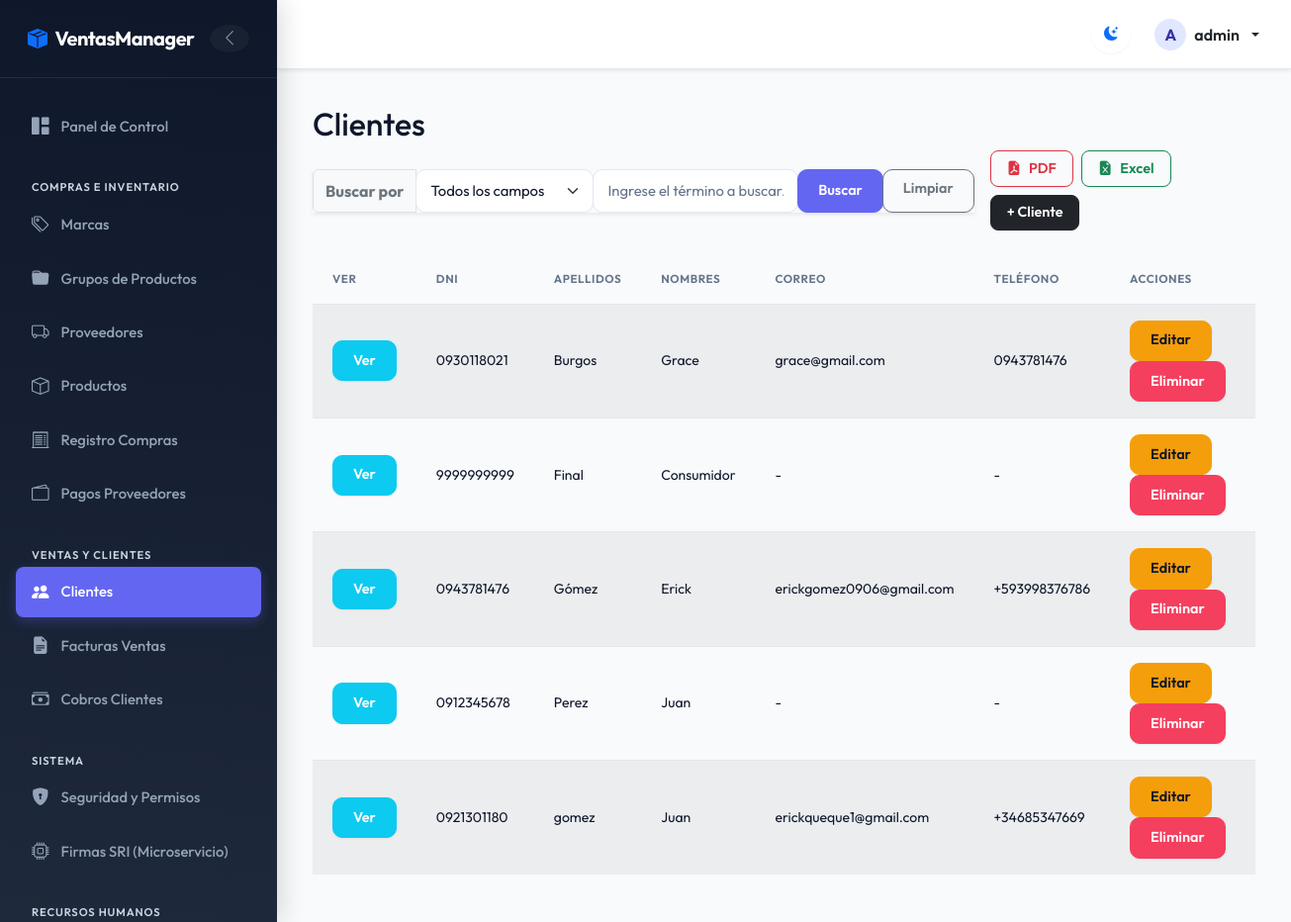
The page /customers/ (signed in) on the database its author committed.
### billing/models.py (models this page shows, shortened)
class Customer(models.Model):
    dni = models.CharField(max_length=13, unique=True, verbose_name='DNI/RUC', validators=[validate_cedula_ec])
    first_name = models.CharField(max_length=100)
    last_name = models.CharField(max_length=100)
    email = models.EmailField(blank=True, null=True)
    phone = models.CharField(max_length=20, blank=True, null=True)
    address = models.TextField(blank=True, null=True)
    is_active = models.BooleanField(default=True)
    created_at = models.DateTimeField(auto_now_add=True)
    updated_at = models.DateTimeField(auto_now=True)
    class Meta:
        ordering = ['last_name', 'first_name']
        permissions = [
            ("download_customer_pdf", "Can download Customer PDF report"),
            ("download_customer_excel", "Can download Customer Excel report"),
            ("detail_customer", "Can view Customer detail modal"),
        ]
    @property
    def full_name(self): return f'{self.first_name} {self.last_name}'

### billing/views.py (the view, shortened to what this page needs)
# urls.py: path('customers/', views.CustomerListView.as_view(), name='customer_list'),
class CustomerListView(LoginRequiredMixin, PermissionRequiredMixin, ListView):
    permission_required = 'billing.view_customer'
    model = Customer
    template_name = 'billing/customer_list.html'
    context_object_name = 'items'
    paginate_by = 10
    def get_queryset(self):
        queryset = super().get_queryset()
        search_field = self.request.GET.get('search_field', 'all').strip()
        search_value = self.request.GET.get('search_value', '').strip()
        return queryset
    def get_context_data(self, **kwargs):
        context = super().get_context_data(**kwargs)
        context['search_field'] = self.request.GET.get('search_field', 'all').strip()
        context['search_value'] = self.request.GET.get('search_value', '').strip()
        return context

### billing/context_processors.py (called while the page is built)
def sri_settings(request):
    sri_url = getattr(settings, 'SRI_MICROSERVICE_URL', 'https://sri-microservice.vercel.app/firmar-y-enviar')
    base_url = sri_url.rsplit('/', 1)[0]
    return {
        'SRI_MICROSERVICE_CONFIG_URL': f"{base_url}/configurar"
    }

### security/templatetags/security_tags.py (called while the page is built)
@register.filter(name='has_group')
def has_group(user, group_name):
    if not user.is_authenticated:
        return False
    if user.is_superuser:      # el superusuario ve todo
        return True
    return user.groups.filter(name=group_name).exists()

### billing/templates/billing/customer_list.html (shortened to what this page needs)
{% extends 'billing/base.html' %}
{% block content %}
<h2>Clientes</h2>
<div class="d-flex flex-column flex-md-row justify-content-between align-items-md-center gap-3 mb-4">
  <form method="get" class="m-0 flex-grow-1" style="max-width: 700px;">
    <div class="input-group shadow-sm">
      <span class="input-group-text bg-light fw-bold text-secondary">Buscar por</span>
      <select name="search_field" id="search_field" class="form-select border-secondary-subtle" style="max-width: 180px;">
        <option value="all" {% if search_field == 'all' or not search_field %}selected{% endif %}>Todos los campos</option>
      </select>
      <input type="text" name="search_value" id="search_value" class="form-control border-secondary-subtle" placeholder="Ingrese el término a buscar..." value="{{ search_value|default:'' }}">
      <button type="submit" class="btn btn-primary">Buscar</button>
      <a href="{% url 'billing:customer_list' %}" class="btn btn-outline-secondary">Limpiar</a>
    </div>
  </form>
  <div class="d-flex align-items-center gap-2 flex-wrap ms-md-auto">
    {% if perms.billing.download_customer_pdf %}
    <a href="{% url 'billing:customer_report_pdf' %}" class="btn btn-action-pdf d-flex align-items-center gap-2 fw-semibold">
      <i class="bi bi-file-earmark-pdf-fill"></i> PDF
    </a>
    {% endif %}
    {% if perms.billing.download_customer_excel %}
    <a href="{% url 'billing:customer_report_excel' %}" class="btn btn-action-excel d-flex align-items-center gap-2 fw-semibold">
      <i class="bi bi-file-earmark-excel-fill"></i> Excel
    </a>
    {% endif %}
    {% if perms.billing.add_customer %}
    <a href="{% url 'billing:customer_create' %}" class="btn btn-action-add d-flex align-items-center gap-2 fw-semibold">
      + Cliente
    </a>
    {% endif %}
  </div>
</div>
<table class="table table-striped table-hover">
  <thead class="table-dark">
    <tr>
      <th>Ver</th>
      <th>DNI</th>
      <th>Apellidos</th>
      <th>Nombres</th>
      <th>Correo</th>
      <th>Teléfono</th>
      <th>Acciones</th>
    </tr>
  </thead>
  <tbody>
    {% for item in items %}
    <tr>
      <td>
        {% if perms.billing.detail_customer %}
        <button type="button" class="btn btn-sm btn-info text-white btn-view-customer"
                data-dni="{{ item.dni }}"
                data-name="{{ item.full_name|escape }}"
                data-email="{{ item.email|escape|default:'-' }}"
                data-phone="{{ item.phone|escape|default:'-' }}"
                data-address="{{ item.address|escape|default:'Sin dirección' }}"
                data-taxpayer="{{ item.profile.get_taxpayer_type_display|escape|default:'Consumidor Final' }}"
                data-payment="{{ item.profile.get_payment_terms_display|escape|default:'Efectivo' }}"
                data-credit="{{ item.profile.credit_limit|default:'0.00' }}"
                data-notes="{{ item.profile.notes|escape|default:'Sin observaciones' }}"
                data-active="{% if item.is_active %}Sí{% else %}No{% endif %}"
                data-created="{{ item.created_at|date:'d/m/Y H:i' }}">
          Ver
        </button>
        {% endif %}
      </td>
      <td>{{ item.dni }}</td>
      <td>{{ item.last_name }}</td>
      <td>{{ item.first_name }}</td>
      <td>{{ item.email|default:"-" }}</td>
      <td>{{ item.phone|default:"-" }}</td>
      <td>
        {% if perms.billing.change_customer %}
        <a href="{% url 'billing:customer_update' item.pk %}" class="btn btn-sm btn-warning">Editar</a>
        {% endif %}
        {% if perms.billing.delete_customer %}
        <a href="{% url 'billing:customer_delete' item.pk %}" class="btn btn-sm btn-danger">Eliminar</a>
        {% endif %}
      </td>
    </tr>
    {% empty %}
    <tr>
      <td colspan="7" class="text-center">Cliente no encontrado.</td>
    </tr>
    {% endfor %}
  </tbody>
</table>
{% endblock %}

### billing/templates/billing/base.html (shortened to what this page needs)
{% load security_tags %}
{% load static %}
<!DOCTYPE html>
<html lang="es">
<head>
  <link href="https://cdn.jsdelivr.net/npm/bootstrap@5.3.0/dist/css/bootstrap.min.css" rel="stylesheet">
  <link rel="stylesheet" href="https://cdn.jsdelivr.net/npm/bootstrap-icons@1.10.5/font/bootstrap-icons.css">
  <link rel="stylesheet" href="{% static 'css/custom.css' %}">
</head>
<body>
  <div class="app-container {% if not user.is_authenticated %}no-sidebar{% endif %}" id="appContainer">
    {% if user.is_authenticated %}
    <aside class="sidebar" id="sidebar">
      <div class="sidebar-header d-flex align-items-center justify-content-between">
        <a class="sidebar-brand d-flex align-items-center gap-2" href="{% url 'billing:home' %}">
          <i class="bi bi-box-seam-fill text-primary"></i>
          <span>VentasManager</span>
        </a>
        <button id="sidebarToggleCompact" class="btn btn-link text-white-50 p-0 border-0 d-none d-lg-flex align-items-center justify-content-center" style="width: 28px; height: 28px; border-radius: 50% !important; transition: all 0.2s;" title="Compactar menú">
          <i id="compactIcon" class="bi bi-chevron-left" style="font-size: 1.1rem;"></i>
        </button>
      </div>
      <div class="sidebar-content">
        <ul class="sidebar-menu">
            <li class="sidebar-item">
              <a href="{% url 'billing:home' %}" class="sidebar-link {% if request.resolver_match.view_name == 'billing:home' %}active{% endif %}">
                <i class="bi bi-grid-1x2-fill"></i> <span>Panel de Control</span>
              </a>
            </li>
            {% if user|has_group:'Compras' or user|has_group:'Administrador' or user|has_group:'Gerente' %}
            <li class="sidebar-category">Compras e Inventario</li>
            <li class="sidebar-item">
              <a href="{% url 'billing:brand_list' %}" class="sidebar-link {% if 'brand' in request.path %}active{% endif %}">
                <i class="bi bi-tags"></i> <span>Marcas</span>
              </a>
            </li>
            <li class="sidebar-item">
              <a href="{% url 'billing:productgroup_list' %}" class="sidebar-link {% if 'productgroup' in request.path %}active{% endif %}">
                <i class="bi bi-folder-fill"></i> <span>Grupos de Productos</span>
              </a>
            </li>
            <li class="sidebar-item">
              <a href="{% url 'billing:supplier_list' %}" class="sidebar-link {% if 'supplier' in request.path %}active{% endif %}">
                <i class="bi bi-truck"></i> <span>Proveedores</span>
              </a>
            </li>
            <li class="sidebar-item">
              <a href="{% url 'billing:product_list' %}" class="sidebar-link {% if 'product/' in request.path or 'product_list' in request.resolver_match.view_name %}active{% endif %}">
                <i class="bi bi-box"></i> <span>Productos</span>
              </a>
            </li>
            <li class="sidebar-item">
              <a href="{% url 'purchasing:purchase_list' %}" class="sidebar-link {% if 'purchases' in request.path %}active{% endif %}">
                <i class="bi bi-receipt-cutoff"></i> <span>Registro Compras</span>
              </a>
            </li>
            <li class="sidebar-item">
              <a href="{% url 'pagos:pagos_compras_home' %}" class="sidebar-link {% if 'cobros/compras' in request.path or 'cobros/pagar' in request.path %}active{% endif %}">
                <i class="bi bi-wallet2"></i> <span>Pagos Proveedores</span>
              </a>
            </li>
            {% endif %}
            {% if user|has_group:'Ventas' or user|has_group:'Administrador' or user|has_group:'Gerente' %}
            <li class="sidebar-category">Ventas y Clientes</li>
            <li class="sidebar-item">
              <a href="{% url 'billing:customer_list' %}" class="sidebar-link {% if 'customer' in request.path %}active{% endif %}">
                <i class="bi bi-people-fill"></i> <span>Clientes</span>
              </a>
            </li>
            <li class="sidebar-item">
              <a href="{% url 'billing:invoice_list' %}" class="sidebar-link {% if 'invoice' in request.path %}active{% endif %}">
                <i class="bi bi-file-earmark-text-fill"></i> <span>Facturas Ventas</span>
              </a>
            </li>
            <li class="sidebar-item">
              <a href="{% url 'pagos:pagos_home' %}" class="sidebar-link {% if 'cobros/' in request.path and not 'compras' in request.path and not 'pagar' in request.path %}active{% endif %}">
                <i class="bi bi-cash-stack"></i> <span>Cobros Clientes</span>
              </a>
            </li>
            {% endif %}
            {% if user|has_group:'Administrador' %}
            <li class="sidebar-category">Sistema</li>
            <li class="sidebar-item">
              <a href="{% url 'security:security_home' %}" class="sidebar-link {% if 'security' in request.path %}active{% endif %}">
                <i class="bi bi-shield-lock-fill"></i> <span>Seguridad y Permisos</span>
              </a>
            </li>
            <li class="sidebar-item">
              <a href="{{ SRI_MICROSERVICE_CONFIG_URL }}" target="_blank" class="sidebar-link">
                <i class="bi bi-cpu"></i> <span>Firmas SRI (Microservicio)</span>
              </a>
            </li>
            {% endif %}
            {% if user|has_group:'Administrador' %}
            <li class="sidebar-category">Recursos Humanos</li>
            {% endif %}
        </ul>
      </div>
    </aside>
    {% endif %}
    <div class="main-wrapper">
      <header class="topbar shadow-sm">
        <div class="topbar-actions">
          <button id="themeToggle" class="btn btn-link text-body p-2 border-0" aria-label="Cambiar tema" style="font-size: 1.25rem; display: flex; align-items: center; justify-content: center; width: 38px; height: 38px; border-radius: 50% !important; background: transparent;">
            <i id="themeToggleIcon" class="bi bi-moon-stars-fill text-primary"></i>
          </button>
          {% if user.is_authenticated %}
          <div class="dropdown">
            <a class="dropdown-toggle text-body text-decoration-none fw-semibold d-flex align-items-center gap-2" href="#" id="userMenu" data-bs-toggle="dropdown" aria-expanded="false">
              <div class="rounded-circle bg-primary-subtle text-primary d-flex align-items-center justify-content-center text-uppercase fw-bold" style="width: 32px; height: 32px;">
                {{ user.username|slice:":1" }}
              </div>
              <span class="d-none d-sm-inline">{{ user.username }}</span>
            </a>
          </div>
          {% else %}
          <a href="{% url 'login' %}" class="btn btn-primary btn-sm">Iniciar Sesión</a>
          {% endif %}
        </div>
      </header>
      <main class="main-content">
        {% block content %}{% endblock %}
      </main>
    </div>
  </div>
</body>
</html>

### rows shown on the page
Customer: dni "0930118021", last_name "Burgos", first_name "Grace", email "grace@gmail.com", phone "0943781476"
Customer: dni "9999999999", last_name "Final", first_name "Consumidor", email "-", phone "-"
Customer: dni "0943781476", last_name "Gómez", first_name "Erick", email "erickgomez0906@gmail.com", phone "+593998376786"
Customer: dni "0912345678", last_name "Perez", first_name "Juan", email "-", phone "-"
Customer: dni "0921301180", last_name "gomez", first_name "Juan", email "erickqueque1@gmail.com", phone "+34685347669"

### other values the page prints
{{ user.username|slice:":1" }} "A"
{{ user.username }} "admin"
